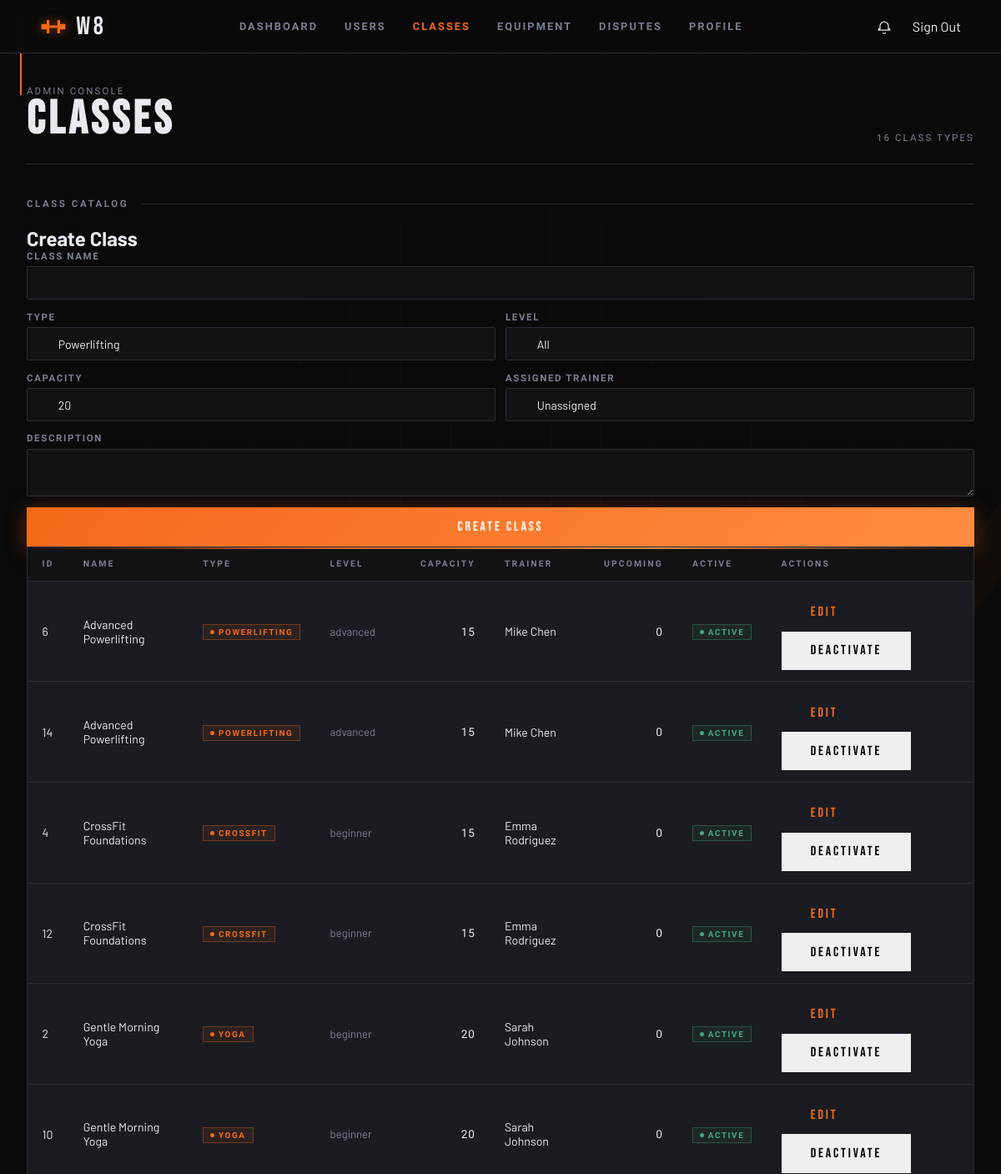
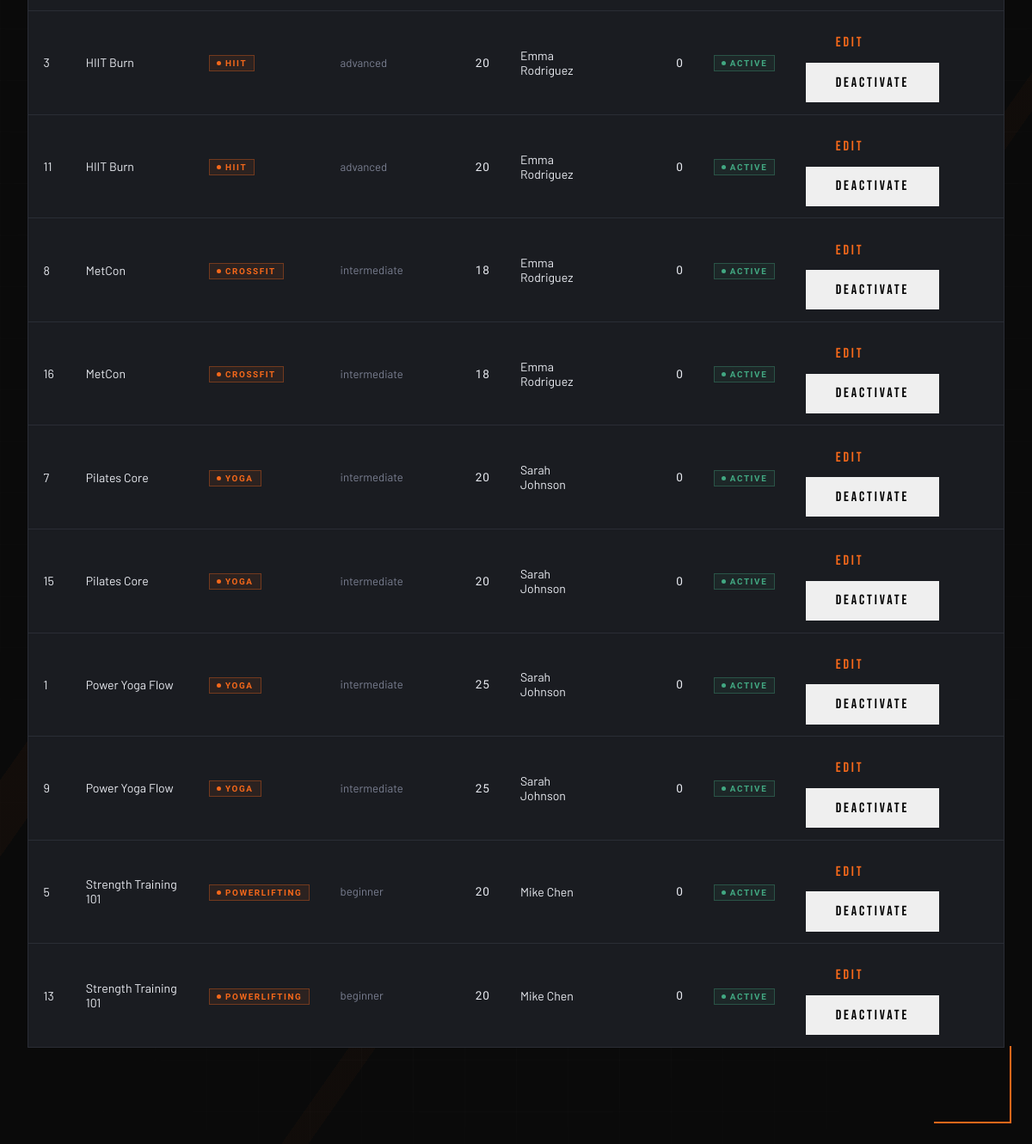
Page /pages/admin_classes.php (signed in) on the earlier database version (2 pictures, top to bottom).
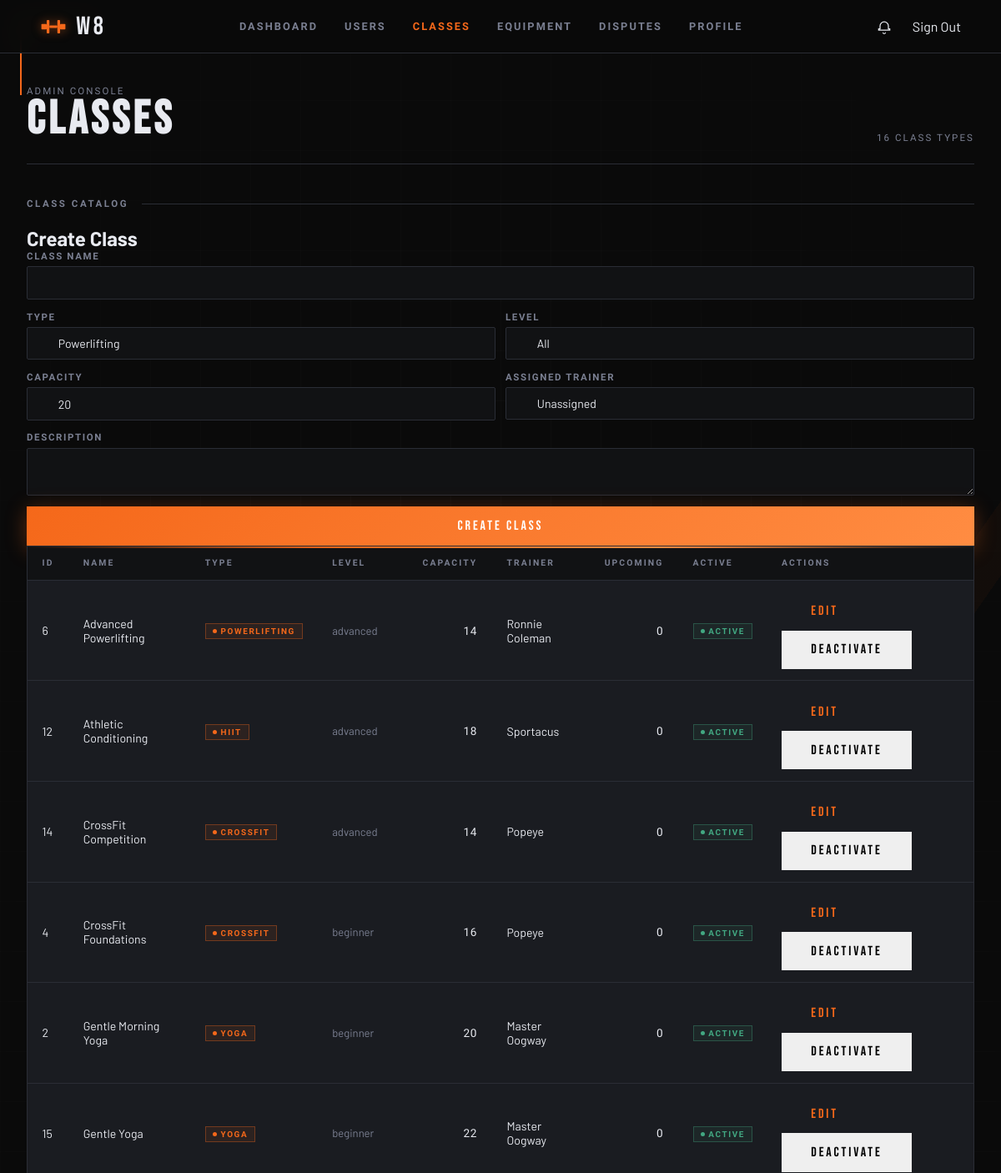
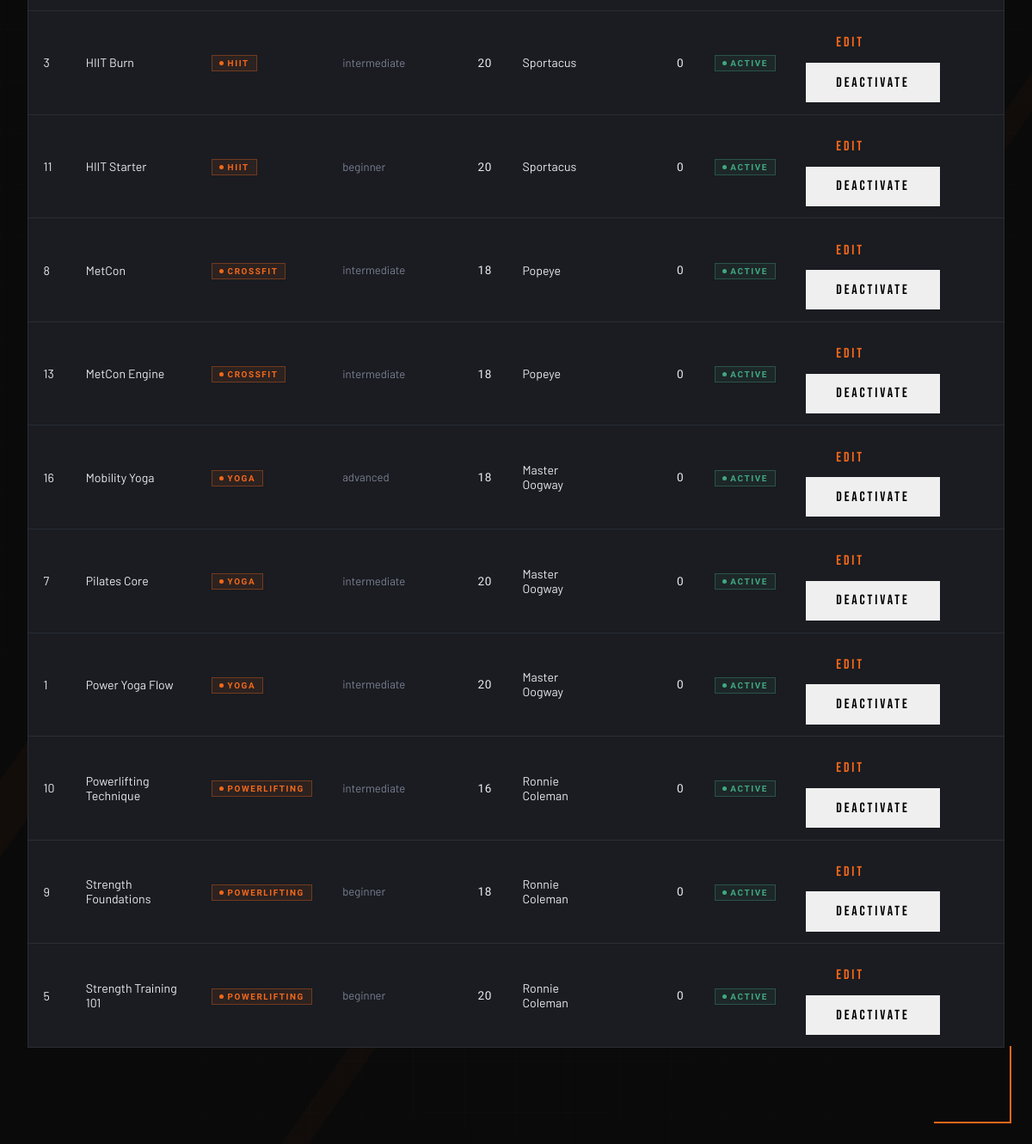
Same page on the later database version (2 pictures, top to bottom).
### tables this page shows
CREATE TABLE classes (
  id            INTEGER PRIMARY KEY AUTOINCREMENT,
  name          TEXT    NOT NULL,
  type          TEXT    NOT NULL
                        CHECK (type IN ('powerlifting','hiit','crossfit','yoga','other')),
  level         TEXT    NOT NULL DEFAULT 'all'
                        CHECK (level IN ('all','beginner','intermediate','advanced')),
  description   TEXT    DEFAULT NULL,
  duration_min  INTEGER NOT NULL DEFAULT 60,
  capacity      INTEGER NOT NULL DEFAULT 20,
  trainer_id    INTEGER DEFAULT NULL,
  is_active     INTEGER NOT NULL DEFAULT 1,
  created_at    TEXT    NOT NULL DEFAULT (datetime('now')),
  updated_at    TEXT    NOT NULL DEFAULT (datetime('now')),
  FOREIGN KEY (trainer_id) REFERENCES users(id) ON DELETE SET NULL
);

### pages/admin_classes.php (the view, shortened to what the changed rows need)
<?php
$db = get_db();
$stmt = $db->query(
    'SELECT c.id, c.name, c.type, c.level, c.capacity, c.trainer_id, c.is_active,
            u.first_name, u.last_name,
            COUNT(cs.id) AS upcoming_sessions
     FROM classes c
     LEFT JOIN users u ON u.id = c.trainer_id
     LEFT JOIN class_sessions cs ON cs.class_id = c.id
        AND cs.scheduled_at >= datetime("now")
        AND cs.status = "scheduled"
     GROUP BY c.id
     ORDER BY c.name'
);
$classes = $stmt->fetchAll();
$editClass = null;
?>
<!doctype html>
<html lang="en">
<head>
  <link rel="stylesheet" href="../css/base.css">
  <link rel="stylesheet" href="../css/components.css">
  <link rel="stylesheet" href="../css/admin.css">
</head>
<body>
  <main class="admin-layout">
    <header class="admin-header">
      <div>
        <h1 class="admin-header__title">Classes</h1>
      </div>
    </header>
    <section class="admin-section">
      <div class="admin-section__forms">
        <div class="admin-panel admin-panel--split">
          <div class="admin-panel__block">
            <h2 class="admin-panel__title"><?= $editClass ? 'Edit Class' : 'Create Class' ?></h2>
          </div>
        </div>
      </div>
      <div class="admin-table-wrap">
        <table class="admin-table">
          <thead>
            <tr>
              <th>ID</th>
              <th>Name</th>
              <th>Type</th>
              <th>Level</th>
              <th>Capacity</th>
              <th>Trainer</th>
              <th>Upcoming</th>
              <th>Active</th>
              <th>Actions</th>
            </tr>
          </thead>
          <tbody>
            <?php foreach ($classes as $c): ?>
            <tr>
              <td><?= (int)$c['id'] ?></td>
              <td><?= htmlspecialchars($c['name'], ENT_QUOTES, 'UTF-8') ?></td>
              <td><span class="badge badge--scheduled"><?= htmlspecialchars($c['type'], ENT_QUOTES, 'UTF-8') ?></span></td>
              <td class="muted"><?= htmlspecialchars($c['level'], ENT_QUOTES, 'UTF-8') ?></td>
              <td class="num"><?= (int)$c['capacity'] ?></td>
              <td><?= $c['trainer_id'] ? htmlspecialchars($c['first_name'] . ' ' . $c['last_name'], ENT_QUOTES, 'UTF-8') : '<span class="muted">Unassigned</span>' ?></td>
              <td class="num"><?= (int)$c['upcoming_sessions'] ?></td>
              <td><span class="badge <?= $c['is_active'] ? 'badge--active' : 'badge--inactive' ?>"><?= $c['is_active'] ? 'Active' : 'Inactive' ?></span></td>
              <td>
                <a class="btn btn-secondary" href="?edit_class=<?= (int)$c['id'] ?>">Edit</a>
                <form method="post" action="../actions/admin_toggle_class.php" style="display:inline; margin:0;">
                  <button class="btn btn-ghost" type="submit"><?= $c['is_active'] ? 'Deactivate' : 'Reactivate' ?></button>
                </form>
              </td>
            </tr>
            <?php endforeach; ?>
          </tbody>
        </table>
      </div>
    </section>
  </main>
</body>
</html>

Differences in the rows shown:
changed classes "Advanced Powerlifting": capacity "15" → "14"; last_name "Mike Chen" → "Ronnie Coleman"
changed classes id 12: name "CrossFit Foundations" → "Athletic Conditioning"; type "CROSSFIT" → "HIIT"; level "beginner" → "advanced"; capacity "15" → "18"; last_name "Emma Rodriguez" → "Sportacus"; moves up the list
changed classes id 14: name "Advanced Powerlifting" → "CrossFit Competition"; type "POWERLIFTING" → "CROSSFIT"; capacity "15" → "14"; last_name "Mike Chen" → "Popeye"
changed classes "CrossFit Foundations": capacity "15" → "16"; last_name "Emma Rodriguez" → "Popeye"
changed classes "Gentle Morning Yoga": last_name "Sarah Johnson" → "Master Oogway"
changed classes id 15: name "Pilates Core" → "Gentle Yoga"; level "intermediate" → "beginner"; capacity "20" → "22"; last_name "Sarah Johnson" → "Master Oogway"; moves up the list
changed classes "HIIT Burn": level "advanced" → "intermediate"; last_name "Emma Rodriguez" → "Sportacus"
changed classes id 11: name "HIIT Burn" → "HIIT Starter"; level "advanced" → "beginner"; last_name "Emma Rodriguez" → "Sportacus"
changed classes "MetCon": last_name "Emma Rodriguez" → "Popeye"
changed classes id 13: name "Strength Training 101" → "MetCon Engine"; type "POWERLIFTING" → "CROSSFIT"; level "beginner" → "intermediate"; capacity "20" → "18"; last_name "Mike Chen" → "Popeye"; moves up the list
changed classes id 16: name "MetCon" → "Mobility Yoga"; type "CROSSFIT" → "YOGA"; level "intermediate" → "advanced"; last_name "Emma Rodriguez" → "Master Oogway"
changed classes "Pilates Core": last_name "Sarah Johnson" → "Master Oogway"
changed classes "Power Yoga Flow": capacity "25" → "20"; last_name "Sarah Johnson" → "Master Oogway"
changed classes id 10: name "Gentle Morning Yoga" → "Powerlifting Technique"; type "YOGA" → "POWERLIFTING"; level "beginner" → "intermediate"; capacity "20" → "16"; last_name "Sarah Johnson" → "Ronnie Coleman"; moves down the list
changed classes id 9: name "Power Yoga Flow" → "Strength Foundations"; type "YOGA" → "POWERLIFTING"; level "intermediate" → "beginner"; capacity "25" → "18"; last_name "Sarah Johnson" → "Ronnie Coleman"
changed classes "Strength Training 101": last_name "Mike Chen" → "Ronnie Coleman"
